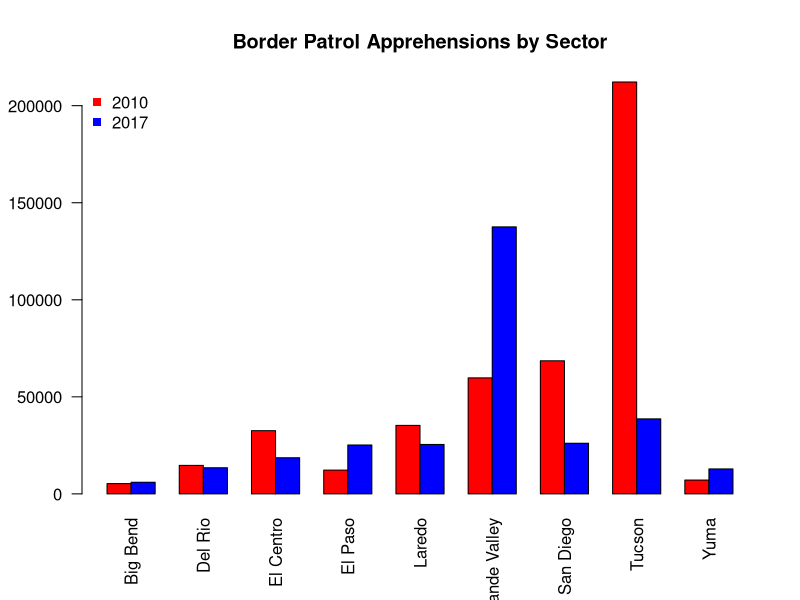
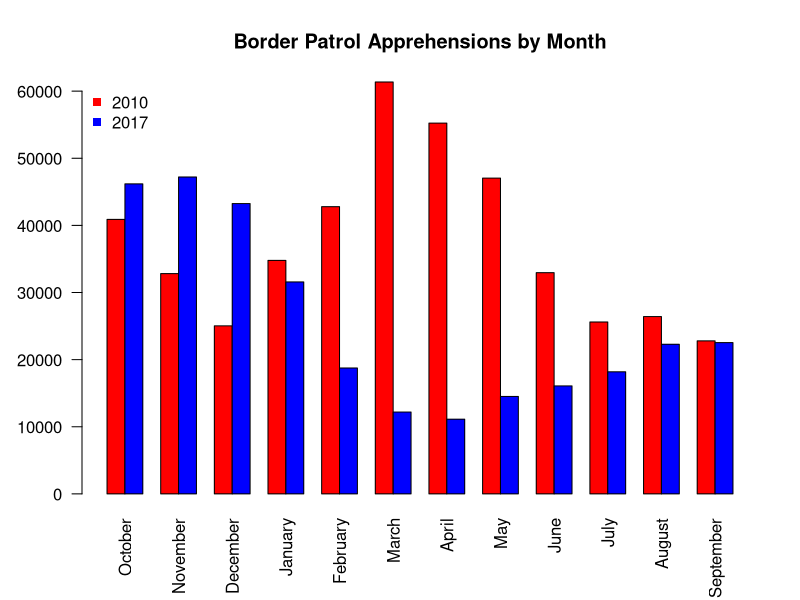
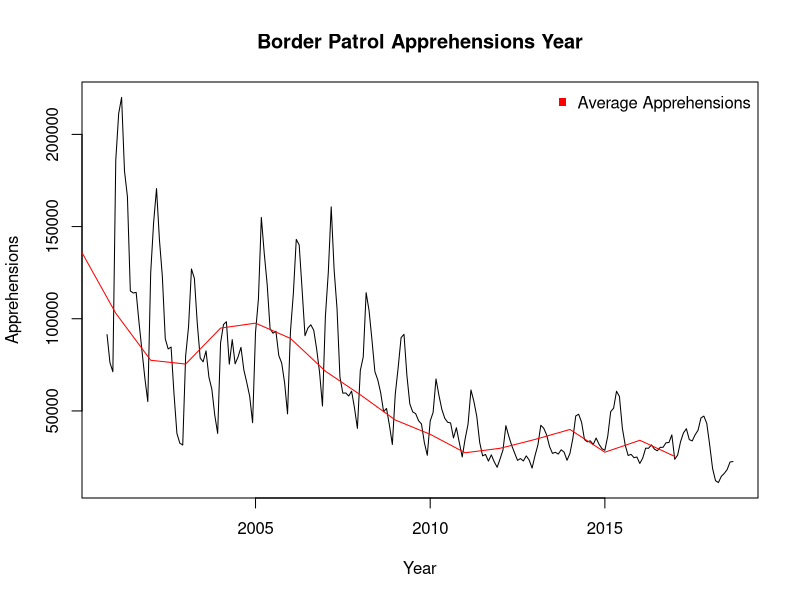

R code for these plots, in order:
## ---- chunk 1
knitr::opts_chunk$set(echo = FALSE)
## ---- chunk 2
A2010 <- read.csv( "BP Apprehensions 2010.csv" , header = TRUE, stringsAsFactors = FALSE)
A2017 <- read.csv("PB Apprehensions 2017.csv", header = TRUE, stringsAsFactors = FALSE)
A2000.2017 <- read.csv("PB monthly summaries.csv", header = TRUE, stringsAsFactors = FALSE)

rownames(A2000.2017) <- A2000.2017[,1]

A2000.2017 <-  subset(A2000.2017, select= -c(year))

A2000.2017 <- A2000.2017[18:1,]
rownames(A2000.2017) <- c()
A2000.2017 <- unname(A2000.2017)

rownames(A2010) <- A2010[,1]

A2010 <-  subset(A2010, select= -c(Sector))

A2010 <- rbind(A2010, colSums(A2010))

rownames(A2010) <- c(rownames(A2010)[-length(rownames(A2010))], "Total")

A2010 <- cbind(A2010,rowSums(A2010))

colnames(A2010) <- c(colnames(A2010)[-length(colnames(A2010))], "Total")

rownames(A2017) <- A2017[,1]

A2017 <-  subset(A2017, select= -c(Sector))

A2017 <- rbind(A2017, colSums(A2017))

rownames(A2017) <- c(rownames(A2017)[-length(rownames(A2017))], "Total")

A2017 <- cbind(A2017,rowSums(A2017))

colnames(A2017) <- c(colnames(A2017)[-length(colnames(A2017))], "Total")
 year2010 <- t(as.data.frame(matrix(A2010[1:9,13])))
    colnames(year2010) <- rownames(A2010[1:9,])
    
    year2017 <- t(as.data.frame(matrix(A2017[1:9,13])))
    colnames(year2017) <- rownames(A2017[1:9,])
    
    year2010_17 <- rbind(year2010, year2017)
    row.names(year2010_17) <- c("2010", "2017")
    
    barplot(as.matrix(year2010_17), beside = TRUE, col = c("red", "blue"), bty="n",las=2)
    legend("topleft", c("2010","2017"), pch=15,  col=c("red","blue"),  bty="n")
    
title("Border Patrol Apprehensions by Sector")

## ---- chunk 3
year2010 <- t(as.data.frame(matrix(unname(t(A2010)[1:12,10]))))
    colnames(year2010) <- colnames(A2010[1:12])
    
    year2017 <- t(as.data.frame(matrix(unname(t(A2017)[1:12,10]))))
    colnames(year2017) <- colnames(A2017[1:12])
    
    year2010_17 <- rbind(year2010, year2017)
    row.names(year2010_17) <- c("2010", "2017")
    
    barplot(as.matrix(year2010_17), beside = TRUE, col = c("red", "blue"), bty="n", las=2 )
    legend("topleft", c("2010","2017"), pch=15,  col=c("red","blue"),  bty="n")
title("Border Patrol Apprehensions by Month")
## ---- chunk 4
ts2 <- as.vector(t(A2000.2017))
time_series <- ts(ts2, start = c(2000,10), frequency=12)
ts.plot(time_series, gpars=list(xlab="Year", ylab="Apprehensions", lty=c(1:3)))

meanbyyear <- rowMeans(A2000.2017)
years <- c(2000:2017)
lines(years,meanbyyear,col="red")

title("Border Patrol Apprehensions Year")
legend("topright", c("Average Apprehensions"), pch=15,  col="red",  bty="n")
